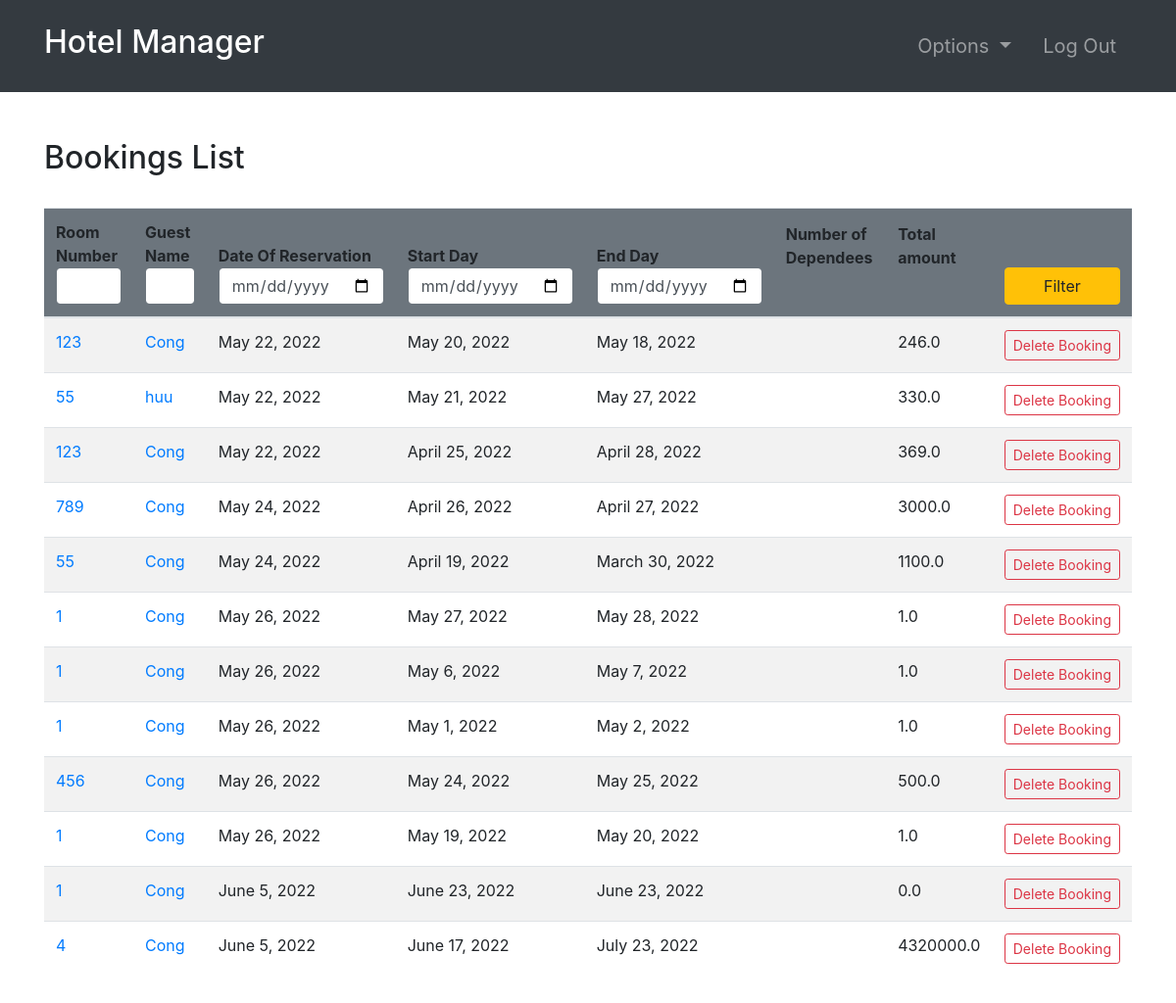
The page /bookings/ (signed in) on the database its author committed.
### room/models.py (models this page shows, shortened)
class Booking(models.Model):
    roomNumber = models.ForeignKey(Room, on_delete=models.CASCADE)
    guest = models.ForeignKey(Guest, null=True, on_delete=models.CASCADE)
    dateOfReservation = models.DateField(default=timezone.now)
    startDate = models.DateField()
    endDate = models.DateField()

class Room(models.Model):
    ROOM_TYPES = (
        ('A', 'A'),
        ('B', 'B'),
        ('C', 'C'),
    )
    number = models.IntegerField(primary_key=True)
    capacity = models.SmallIntegerField()
    numberOfBeds = models.SmallIntegerField()
    roomType = models.CharField(max_length=20, choices=ROOM_TYPES)
    price = models.FloatField()
    statusStartDate = models.DateField(null=True)
    statusEndDate = models.DateField(null=True)

### accounts/models.py (models this page shows, shortened)
class Guest(models.Model):
    user = models.OneToOneField(User, null=True, on_delete=models.CASCADE)
    phoneNumber = PhoneNumberField(unique=True)

### room/views.py (the view, shortened to what this page needs)
# urls.py: path('bookings/', bookings, name="bookings"),
@login_required(login_url='login')
def bookings(request):
    import datetime
    role = str(request.user.groups.all()[0])
    path = role + "/"
    bookings = Booking.objects.all()
    totals = {}  # <booking : total>
    for booking in bookings:
        start_date = datetime.datetime.strptime(
            str(booking.startDate), "%Y-%m-%d")
        end_date = datetime.datetime.strptime(str(booking.endDate), "%Y-%m-%d")
        numberOfDays = abs((end_date-start_date).days)
        price = Room.objects.get(number=booking.roomNumber.number).price
        total = price * numberOfDays
        totals[booking] = total
    context = {
        "role": role,
        'bookings': bookings,
        'totals': totals
    }
    return render(request, path + "bookings.html", context)

### Templates/admin/bookings.html
{% extends '../index.html' %}
{% block context %}
{% include '../common_pages/bookings.html' %}
{% endblock %}

### Templates/common_pages/bookings.html (shortened to what this page needs)
<div class="container py-5">
    <div class="table-header row">
        <div class="col-sm-12 col-md-12 col-lg-4 mb-4">
            <h2>Bookings List</h2>
        </div>
    </div>
    <table class="table table-hover table-striped">
        <thead class="bg-secondary rounded">
            <tr>
                <form action="" method="POST">
                    <th>Room Number<input type="number" min="0" name="number" value="{{number}}"
                            class="form-control border border-secondary"></th>
                    <th>Guest Name<input type="text" name="name" value="{{name}}"
                            class="form-control border border-secondary"></th>
                    <th>Date Of Reservation<input type="date" name="rez" value="{{rez}}"
                            class="form-control border border-secondary"></th>
                    <th>Start Day<input type="date" name="fd" value="{{fd}}"
                            class="form-control border border-secondary"></th>
                    <th>End Day<input type="date" name="ed" value="{{ed}}" class="form-control border border-secondary">
                    </th>
                    <th class="pb-5">Number of Dependees</th>
                    <th class="pb-5">Total amount</th>
                    <th><button type="submit" name="filter" class="btn btn-warning w-100">Filter</button></th>
                </form>
            </tr>
        </thead>
        <tbody>
            {% for b in bookings %}
            <tr>
                <td><a href="{% url 'room-profile' b.roomNumber.number %}">{{b.roomNumber.number}}</a></td>
                <td><a href="{% url 'guest-profile' b.guest.user.id %}">{{b.guest.user.first_name}}</a></td>
                <td>{{ b.dateOfReservation }}</td>
                <td>{{ b.startDate }}</td>
                <td>{{ b.endDate }}</td>
                <td>{{ b.numOfDep }}</td>
                <td>
                    {% for key, value in totals.items %}
                    {% if key == b %}
                    {{ value }}
                    {% endif %}
                    {% endfor %}
                </td>
                {% if role == "admin" or role == 'manager' %}
                <td> <a href="{% url 'deleteBooking' b.id %}"
                        class="btn btn-sm btn-outline-danger">Delete&nbsp;Booking</a></td>
                {% endif %}
            </tr>
            {% endfor %}
        </tbody>
    </table>
</div>

### static/css/main.css (style rules this page uses)
* { margin: 0; padding: 0; -webkit-font-smoothing: antialiased; }
body { position: relative; }

### rows shown on the page
Booking: roomNumber.number "123", guest.user.first_name "Cong", dateOfReservation "May 22, 2022", startDate "May 20, 2022", endDate "May 18, 2022", value "246.0"
Booking: roomNumber.number "55", guest.user.first_name "huu", dateOfReservation "May 22, 2022", startDate "May 21, 2022", endDate "May 27, 2022", value "330.0"
Booking: roomNumber.number "123", guest.user.first_name "Cong", dateOfReservation "May 22, 2022", startDate "April 25, 2022", endDate "April 28, 2022", value "369.0"
Booking: roomNumber.number "789", guest.user.first_name "Cong", dateOfReservation "May 24, 2022", startDate "April 26, 2022", endDate "April 27, 2022", value "3000.0"
Booking: roomNumber.number "55", guest.user.first_name "Cong", dateOfReservation "May 24, 2022", startDate "April 19, 2022", endDate "March 30, 2022", value "1100.0"
Booking: roomNumber.number "1", guest.user.first_name "Cong", dateOfReservation "May 26, 2022", startDate "May 27, 2022", endDate "May 28, 2022", value "1.0"
Booking: roomNumber.number "1", guest.user.first_name "Cong", dateOfReservation "May 26, 2022", startDate "May 6, 2022", endDate "May 7, 2022", value "1.0"
Booking: roomNumber.number "1", guest.user.first_name "Cong", dateOfReservation "May 26, 2022", startDate "May 1, 2022", endDate "May 2, 2022", value "1.0"
Booking: roomNumber.number "456", guest.user.first_name "Cong", dateOfReservation "May 26, 2022", startDate "May 24, 2022", endDate "May 25, 2022", value "500.0"
Booking: roomNumber.number "1", guest.user.first_name "Cong", dateOfReservation "May 26, 2022", startDate "May 19, 2022", endDate "May 20, 2022", value "1.0"
Booking: roomNumber.number "1", guest.user.first_name "Cong", dateOfReservation "June 5, 2022", startDate "June 23, 2022", endDate "June 23, 2022", value "0.0"
Booking: roomNumber.number "4", guest.user.first_name "Cong", dateOfReservation "June 5, 2022", startDate "June 17, 2022", endDate "July 23, 2022", value "4320000.0"

### other values the page prints
{{ "Hotel Manager" }} "Hotel Manager"
